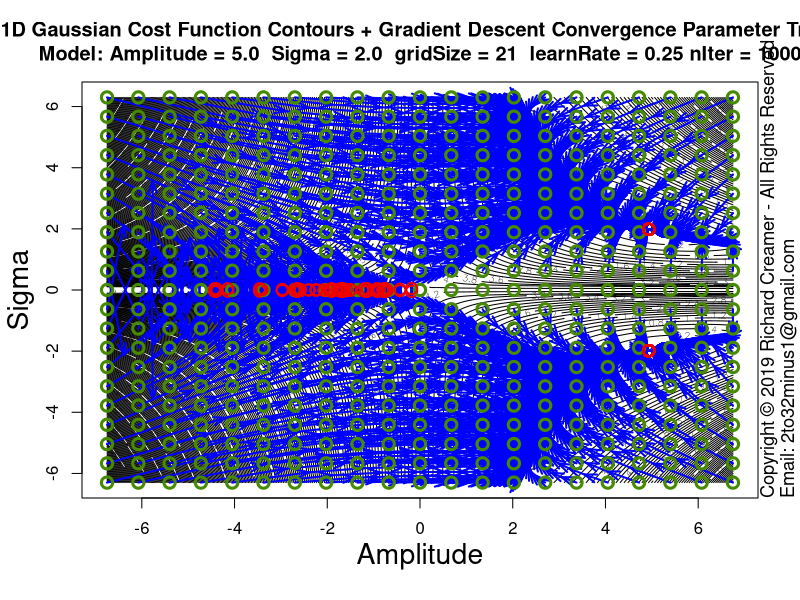

Write R code to recreate this figure.
##############################################################
### Copyright (c) Richard Creamer 2019 - All Rights Reserved
### Inquiries: email 2to32minus1@gmail.com
##############################################################

### Globals
fontScale = 1.2    # Global font size variable
lf        = 1.2    # Enlarge font of plot labels
verbose   = FALSE  # Verbose printing
lw        = 2      # Line width
xMargin   = 1      # X-axis margin for plots
yMargin   = 1      # Y-axis margin for plots
de        = 0.01   # Small constant for estimating derivatives numerically
smlPts    = 1      # Small  data point/circle
medPts    = 1.5    # Medium data point/circle
lrgPts    = 2.0    # Large  data point/circle

### Run this function to generate this plot
runFunc = function() {
	dw = 1000
	dh = 750	
	path = "D:/Code/R/LeastSquaresPlay/PlotsAndAssocCode/Plot66/"
	svSize = 1600
	# Learn rate default (0.5) nIter default (100)
	learnRate = 0.25
	nIter = 1000
	savePngVerbose( paste(path, "Plot66.png", sep=""), 
					plotGaussianParamStepVectorsEx, w=svSize, h=svSize, un="px", gridSize=21, learnRate=learnRate, nIter=nIter )	
}

### Plot Gaussian fit step vectors for multiple starting points
plotGaussianParamStepVectorsEx = function( nLevels=250, gridSize=3, learnRate=0.5, nIter=100 ) {
	set.seed( 3 )
	gd = makeGaussianTestData()
	trueS = gd$trueSigma
	trueA = gd$trueAmpl	
	maxA = trueA * 1.5
	minA = -maxA
	maxS = trueS * 3.5
	minS = -maxS
	ampls  = seq( minA * 0.9, maxA * 0.9, length=gridSize )
	sigmas = seq( minS * 0.9, maxS * 0.9, length=gridSize )
	gridAmpls  = seq( minA * 0.9, maxA * 0.9, length=400 )
	gridSigmas = seq( minS * 0.9, maxS * 0.9, length=400 )
	startAmpls = c()
	startSigmas = c()
	endAmpls = c()
	endSigmas = c()
	plotTitle = paste( "1D Gaussian Cost Function Contours + Gradient Descent Convergence Parameter Trails\n",
					   sprintf("Model: Amplitude = %.1f  Sigma = %.1f  gridSize = %d  learnRate = %.2f nIter = %d", 
					   		trueA, trueS, gridSize, learnRate, nIter ), sep="" )
	
	z = getGaussErrorGrid( meanGaussSsdErr, gridAmpls, gridSigmas, gd$x, gd$y )
	contour( gridAmpls, gridSigmas, t(z), nlevels=nLevels, xlab="", ylab="", main=plotTitle )
	addAxisLabels( xLabel="Amplitude", yLabel="Sigma", cexVal=1.7 )
	
	for ( s in sigmas ) {
		for ( a in ampls ) {
			startAmpls[length(startAmpls)+1] = a
			startSigmas[length(startSigmas)+1] = s
			gd$guesses = list( a=a, s=s )
			
			tuple = fitGauss1d( doPlot=FALSE, gd=gd, learnRate=learnRate, nIter=nIter )
			
			aLegs = tuple$amplLegs
			sLegs = tuple$sigmaLegs
			nLegs = length( aLegs )
			endAmpls[length(endAmpls)+1] = aLegs[nLegs]
			endSigmas[length(endSigmas)+1] = sLegs[nLegs]
			for ( j in 2:nLegs ) {
				x1 = aLegs[j-1]
				y1 = sLegs[j-1]
				x2 = aLegs[j]
				y2 = sLegs[j]
				arrows( x1, y1, x2, y2, col="blue", angle=19, lwd=lw, length=0.125 )
			}
		}
	}
	# Draw beg/end circles last (so on top)
	for ( i in 1:length( startAmpls ) ) {
		points( startAmpls[i], startSigmas[i],  col="chartreuse4", cex=1.5, lwd=lw+1 )
		points( endAmpls[i], endSigmas[i],  col="red2", cex=1.5, lwd=lw )
	}
}

### Shared use case Gaussian data set generator used by several cooperating functions
makeGaussianTestData = function( trueAmpl=5, trueSigma=2, aGuess=sqrt(trueAmpl), sGuess=sqrt(trueSigma), nPts=40 ) {
	set.seed( 3 )
	x = seq( -5*trueSigma, 5*trueSigma, length=nPts )
	y = gauss1dFunc( x, trueAmpl, trueSigma ) + rnorm( length(x), sd=0.2 )
	guesses = list( a=aGuess, s=sGuess )
	tuple = list( trueAmpl=trueAmpl, trueSigma=trueSigma, x=x, y=y, nPts=nPts, guesses=guesses )
	return( tuple )
}

### 2D plot error contours for range of Amplitude and Sigma values
### Amplitude maps to x-axis, Sigma maps to y-axis
plotGaussErrorContours = function( nLevels=30, customTitle="", drawGradVecs=FALSE, normGradVecs=TRUE, gd=NULL ) {
	set.seed( 3 )
	if ( is.null( gd ) )
		gd = makeGaussianTestData()
	a = gd$trueAmpl
	s = gd$trueSigma
	x = gd$x
	y = gd$y
	minAmpl  = a * 0.1;	maxAmpl  = a * 1.7
	minSigma = s * 0.1;	maxSigma = s * 1.7
	# Adjust ranges so plot is square
	deltaA = maxAmpl - minAmpl
	deltaS = maxSigma - minSigma
	maxDelta = if ( deltaA > deltaS ) deltaA else deltaS
	if ( deltaA > deltaS ) {
		maxSigma = minSigma + maxDelta
	} else {
		maxAmpl = minAmpl + maxDelta
	}
	nr = 200
	nc = 200
	ampls = seq( minAmpl, maxAmpl, length.out=nc )
	sigmas = seq( minSigma, maxSigma, length.out=nr )
	z = getGaussErrorGrid( meanGaussSsdErr, ampls, sigmas, x, y )
	xLim1 = minAmpl
	xLim2 = maxAmpl
	yLim1 = minSigma
	yLim2 = maxSigma
	plotTitle = ""
	if ( !drawGradVecs ) {
		plotTitle = sprintf( "1D Gaussian Cost Function Contours\nTrue Model: Amplitude = %.1f  Sigma = %.1f (noise added)", a, s )
	} else if ( normGradVecs ) {
		plotTitle = sprintf( "1D Gaussian Cost Function Contours w/Gradient (Unit) Vectors\nTrue Model: Amplitude = %.1f  Sigma = %.1f (noise added)", a, s )
	} else {
		plotTitle = sprintf( "1D Gaussian Cost Function Contours w/Gradient Vectors\nTrue Model: Amplitude = %.1f  Sigma = %.1f (noise added)", a, s )
	}
	if ( customTitle != "" )
		plotTitle = customTitle
	xform = contour( ampls, sigmas, t(z), axes=FALSE, cex.lab=lf, main=plotTitle, asp=1.0,
					 xlab="", ylab="", labcex=1.2, nlevels=nLevels, cex.main=1.3*fontScale, cex.axis=1.3 )
	xAxisMin = ceiling( gpl()$xLim[1] )
	xAxisMax = floor( gpl()$xLim[2] )
	yAxisMin = ceiling( gpl()$yLim[1] )
	yAxisMax = floor( gpl()$yLim[2] )
	axis( side=1, at=xAxisMin:xAxisMax, cex.axis=1.3 )
	axis( side=2, at=yAxisMin:yAxisMax, cex.axis=1.3 )
	addAxisLabels( xLabel="Amplitude", yLabel="Sigma" )
	box()
	xLimits = axisLimits( x )
	yLimits = axisLimits( y )
	lines( c(-1,12), c( s, s ), col="blue", lwd=lw )
	lines( c( a, a), c(-1,10), col="blue", lwd=lw )
	if ( drawGradVecs ) {
		gradPtsX1 = c()
		gradPtsY1 = c()
		gradPtsX2 = c()
		gradPtsY2 = c()
		gridSize=13
		for ( sigma in seq( from=sigmas[2], to=sigmas[length(sigmas)-1], length=gridSize ) ) {
			for ( ampl in seq( from=ampls[2], to=ampls[length(ampls)-1], length=gridSize ) ) {
				gradPtsX1[length(gradPtsX1)+1] = ampl
				gradPtsY1[length(gradPtsY1)+1] = sigma
				da = gaussDeDa( x, y, ampl, sigma )
				ds = gaussDeDs( x, y, ampl, sigma )
				mag = sqrt( da*da + ds*ds )
				if ( normGradVecs ) {
					da = da/mag/4 # hard-coded case-specific scale factor, unit vecs a bit too long for plot
					ds = ds/mag/4
				} else {
					da = da * 0.22 # hard-coded case-specific scale factor
					ds = ds * 0.22
				}
				gradPtsX2[length(gradPtsX2)+1] = ampl  - da
				gradPtsY2[length(gradPtsY2)+1] = sigma - ds
			}
		}
		points( gradPtsX1, gradPtsY1, col="blue", lwd=lw )
		arrows( gradPtsX1, gradPtsY1, gradPtsX2, gradPtsY2, col="blue", lwd=lw, cex=medPts, angle=15, length=0.125 )
	}
}

### Nonlinear least-squares gradient-descent curve fitting for Gaussian
fitGauss1d = function( learnRate = 0.5, nIter=100, nPts=40, drawPointLines=FALSE, doPlot=TRUE, numDerivs=FALSE, plotContours=FALSE, gd=NULL ) {
	set.seed( 3 )
	a = s = x = y = guesses = NULL
	if ( is.null( gd ) )
		gd = makeGaussianTestData()
	a = gd$trueAmpl
	s = gd$trueSigma
	trueAmpl = gd$trueAmpl
	trueSigma = gd$trueSigma
	x = gd$x
	y = gd$y
	nPts=gd$nPts
	guesses = gd$guesses
	aEst = guesses$a
	sEst = guesses$s
	da = 0
	ds = 0
	amplLegs = c( aEst )
	sigmaLegs = c( sEst )
	if ( nIter > 0 ) {
		# Basic implementation of Gradient Descent
		for ( i in 1:nIter ) {
			da = if ( numDerivs ) gaussDeDaNum( x, y, aEst, sEst ) else gaussDeDa( x, y, aEst, sEst )
			ds = if ( numDerivs ) gaussDeDsNum( x, y, aEst, sEst ) else gaussDeDs( x, y, aEst, sEst )
			aEst = aEst - learnRate * da
			sEst = sEst - learnRate * ds
			amplLegs[ length(amplLegs) + 1 ] = aEst
			sigmaLegs[ length(sigmaLegs) + 1 ] = sEst
			if ( verbose )
				print( sprintf( "Mean ABS fit error: %f\n", meanGaussAbsErr( x, y, aEst, sEst ) ) )
		}
	}
	finalMeanAbsFitError = meanGaussAbsErr( x, y, aEst, sEst )
	if ( doPlot) {
		plotTitle = "Gradient Descent Fit 1D Gaussian using Analytic Partial Derivatives"
		if ( numDerivs )
			plotTitle = "Gradient Descent Fit 1D Gaussian using Numerical Est. Partial Derivatives"
		plot( x, y, cex.lab=lf, xlab="", ylab="", main=plotTitle, cex=medPts, lwd=lw+1, cex.main=1.3*fontScale, cex.axis=1.3 )
		addAxisLabels()	
		predX = seq( x[1], x[length(x)], length.out=200 )
		predY = gauss1dFunc( predX, aEst, sEst )
		lines( predX, predY, col="blue", lwd=lw+1 )
		if ( drawPointLines )
			segments( x, y, x, gauss1dFunc( x, aEst, sEst ), col = "red" )
		legText = c()		
		legText[length(legText)+1] = sprintf( "Num Iterations   %d", nIter )
		legText[length(legText)+1] = sprintf( "Learn Rate:      %.3f", learnRate )
		legText[length(legText)+1] = sprintf( "True Amplitude:  %.2f", a )
		legText[length(legText)+1] = sprintf( "True Sigma:      %.2f", s )
		legText[length(legText)+1] = sprintf( "Start Amplitude: %.2f", guesses$a )
		legText[length(legText)+1] = sprintf( "Start Sigma:     %.2f", guesses$s )
		legText[length(legText)+1] = sprintf( "Final Amplitude: %.2f", aEst )
		legText[length(legText)+1] = sprintf( "Final Sigma:     %.2f", sEst )
		legText[length(legText)+1] = sprintf( "Mean ABS Error:  %.2f", meanGaussAbsErr( x, y, aEst, sEst ) )
		legLtys = seq( from=0, to=0, length=length(legText) )
		parSave = par( family="mono", font=2 )		
		legend( "topleft", inset=c(0,0), legend=legText, lty=legLtys, box.col="transparent", cex=1.3*fontScale, bg="transparent" )
		par( parSave )
	}
	if ( plotContours ) {
		plotGaussErrorContours( gd=gd )
		lines( amplLegs, sigmaLegs, col="red", lwd=lw )
	}
	return( list( x=x, y=y, a=aEst, s=sEst, meanAbsFitError=finalMeanAbsFitError, amplLegs=amplLegs, sigmaLegs=sigmaLegs, lr=learnRate ) )
}

### Compute mean SSD Gaussian cost function over a grid of Amplitude and Sigma values
### Note: returned matrix may need to be transposed for some functions such as contour()
### TODO: Try to use outer()
getGaussErrorGrid = function( errorFunc, ampls, sigmas, x, y ) {
	nr = length( sigmas )
	nc = length( ampls )
	z = matrix( nrow=nr, ncol=nc )	
	for ( row in 1:nr ) {     # loop over y-coordinates (sigma)
		sigma = sigmas[row]
		for ( col in 1:nc ) { # loop over x-coordinates (amplitude)
			ampl = ampls[col]
			z[row, col] = errorFunc( x, y, a=ampl, sigma=sigma )
		}
	}
	return( z )
}

### 1D Gaussian
gauss1dFunc = function( x, a, sigma ) {
	return( a * exp( -0.5 * (x/sigma)^2 ) )
}

### Gaussian error/cost function - abs() of line lengths (not squared)
meanGaussAbsErr = function( x, y, a, sigma ) {
	return( (1/length(x)) * sum( abs(gauss1dFunc( x, a, sigma ) - y) ) )
}

### Gaussian error/cost function - SSD
meanGaussSsdErr = function( x, y, a, sigma ) {
	return( (1/length(x)) * sum( (gauss1dFunc( x, a, sigma ) - y)^2 ) )
}

### Analytical/exact partial derivative of error/cost function wrt Amplitude
gaussDeDa = function( x, y, a, sigma ) {
	term1 = sum( gauss1dFunc(x, a, sigma) * exp( -0.5 * (x/sigma)^2) )
	term2 = sum( y * exp( -0.5 * (x/sigma)^2) )
	return( 2 * ( term1 - term2 )/length(x) )
}

### Analytical/exact partial derivative of error/cost function wrt Sigma
gaussDeDs = function( x, y, a, sigma ) {
	v = 2*a/sigma^3
	term1 = sum( gauss1dFunc(x, a, sigma) * x^2 * exp( -0.5 * (x/sigma)^2) )
	term2 = sum( x^2 * y * exp( -0.5 * (x/sigma)^2) )
	return( v * ( term1 - term2 )/length(x) )
}

### Numerical estimation of partial derivative of error/cost function wrt Amplitude
gaussDeDaNum = function( x, y, a, sigma ) {
	e1 = meanGaussSsdErr( x, y, a, sigma )
	e2 = meanGaussSsdErr( x, y, a + de, sigma )
	return( (e2 - e1)/de )
}

### Numerical estimation of partial derivative of error/cost function wrt Sigma
gaussDeDsNum = function( x, y, a, sigma ) {
	e1 = meanGaussSsdErr( x, y, a, sigma )
	e2 = meanGaussSsdErr( x, y, a, sigma + de )
	return( (e2 - e1)/de )
}

### Get Plot Limits : gpl()$xLim[1] --> left x-coord
gpl = function() {
	u = par( "usr" )
	return( list( xLim=u[1:2], yLim=u[3:4] ) )
}

### Compute plot axis limits to fit range of data
axisLimits = function( v, margin=0 ) {
	lowerLimit = floor( min(v) ) - margin
	upperLimit = ceiling( max(v) ) + margin
	c( lowerLimit, upperLimit )
}

### Convience method to add x/y axis labels
addAxisLabels = function( xLabel="x", yLabel="y", cexVal=1.3 ) {
	mtext( text=xLabel, side=1, line=2.5, cex=cexVal )
	mtext( text=yLabel, side=2, line=2.5, cex=cexVal )
}

### Save to PNG file, specify width and height
savePngVerbose = function( path, plotFunc, w=512, h=512, un="px", doCopyright=TRUE, ... ) {
	png( filename = path, type="cairo", units=un, width=w, height=h, pointsize=12, res=96 )
	plotFunc( ... )
	if ( doCopyright )
		addCopyright()
	dev.off()
}

### Add copyright notice to plot via text()
addCopyright = function() {
	mtext( "Copyright \uA9 2019 Richard Creamer - All Rights Reserved", side=4, line=0, adj=0, cex=1.1 )
	mtext( "Email: 2to32minus1@gmail.com", side=4, line=1, adj=0, cex=1.1 )
}

runFunc() 
